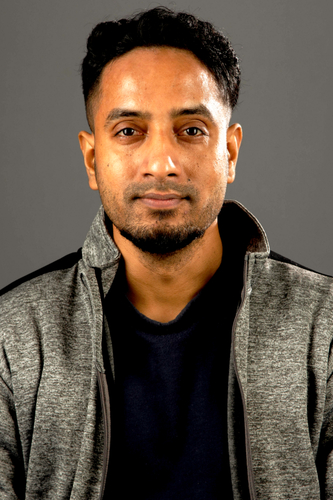
#> input picture opencv-resizing/opencv-resizing/sad64.jpg, 333 x 500 px
$ python opencv_resize.py
#> lines starting #> are read from the running program, lines starting #| are printed output that depends on the picture
# USAGE
# python opencv_resize.py

# import the necessary packages
import argparse
import imutils
import cv2

# construct the argument parser and parse the arguments
ap = argparse.ArgumentParser()
ap.add_argument("-i", "--image", type=str, default="sad64.jpg",
	help="path to the input image")
args = vars(ap.parse_args())

# load the original input image and display it to our screen
image = cv2.imread(args["image"])
#> image is the input picture: shape (500, 333, 3); mean B, G, R 69.5, 83.2, 98.1
cv2.imshow("Original", image)

# let's resize our image to be 150 pixels wide, but in order to
# prevent our resized image from being skewed/distorted, we must
# first calculate the ratio of the *new* width to the *old* width
r = 150.0 / image.shape[1]
#> r = 0.45
dim = (150, int(image.shape[0] * r))
#> dim = (150, 225)

# perform the actual resizing of the image
resized = cv2.resize(image, dim, interpolation=cv2.INTER_AREA)
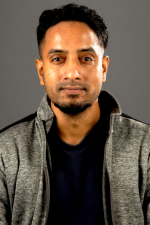
#> resized: shape (225, 150, 3); mean B, G, R 69.5, 83.2, 98.1
cv2.imshow("Resized (Width)", resized)

# let's resize the image to have a height of 50 pixels, again keeping
# in mind the aspect ratio
r = 50.0 / image.shape[0]
#> r = 0.1
dim = (int(image.shape[1] * r), 50)
#> dim = (33, 50)

# perform the resizing
resized = cv2.resize(image, dim, interpolation=cv2.INTER_AREA)
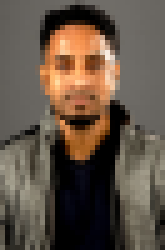
#> resized: shape (50, 33, 3) (shown 5 times larger); mean B, G, R 69.5, 83.2, 98.1
cv2.imshow("Resized (Height)", resized)
cv2.waitKey(0)

# calculating the ratio each and every time we want to resize an
# image is a real pain, so let's use the imutils convenience
# function which will *automatically* maintain our aspect ratio
# for us
resized = imutils.resize(image, width=100)
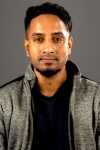
#> resized: shape (150, 100, 3); mean B, G, R 69.5, 83.2, 98.1
cv2.imshow("Resized via imutils", resized)
cv2.waitKey(0)

# construct the list of interpolation methods in OpenCV
methods = [
	("cv2.INTER_NEAREST", cv2.INTER_NEAREST),
	("cv2.INTER_LINEAR", cv2.INTER_LINEAR),
	("cv2.INTER_AREA", cv2.INTER_AREA),
	("cv2.INTER_CUBIC", cv2.INTER_CUBIC),
	("cv2.INTER_LANCZOS4", cv2.INTER_LANCZOS4)]

# loop over the interpolation methods
for (name, method) in methods:
	# increase the size of the image by 3x using the current
	# interpolation method
	print("[INFO] {}".format(name))
	resized = imutils.resize(image, width=image.shape[1] * 3,
		inter=method)
	cv2.imshow("Method: {}".format(name), resized)
	cv2.waitKey(0)
